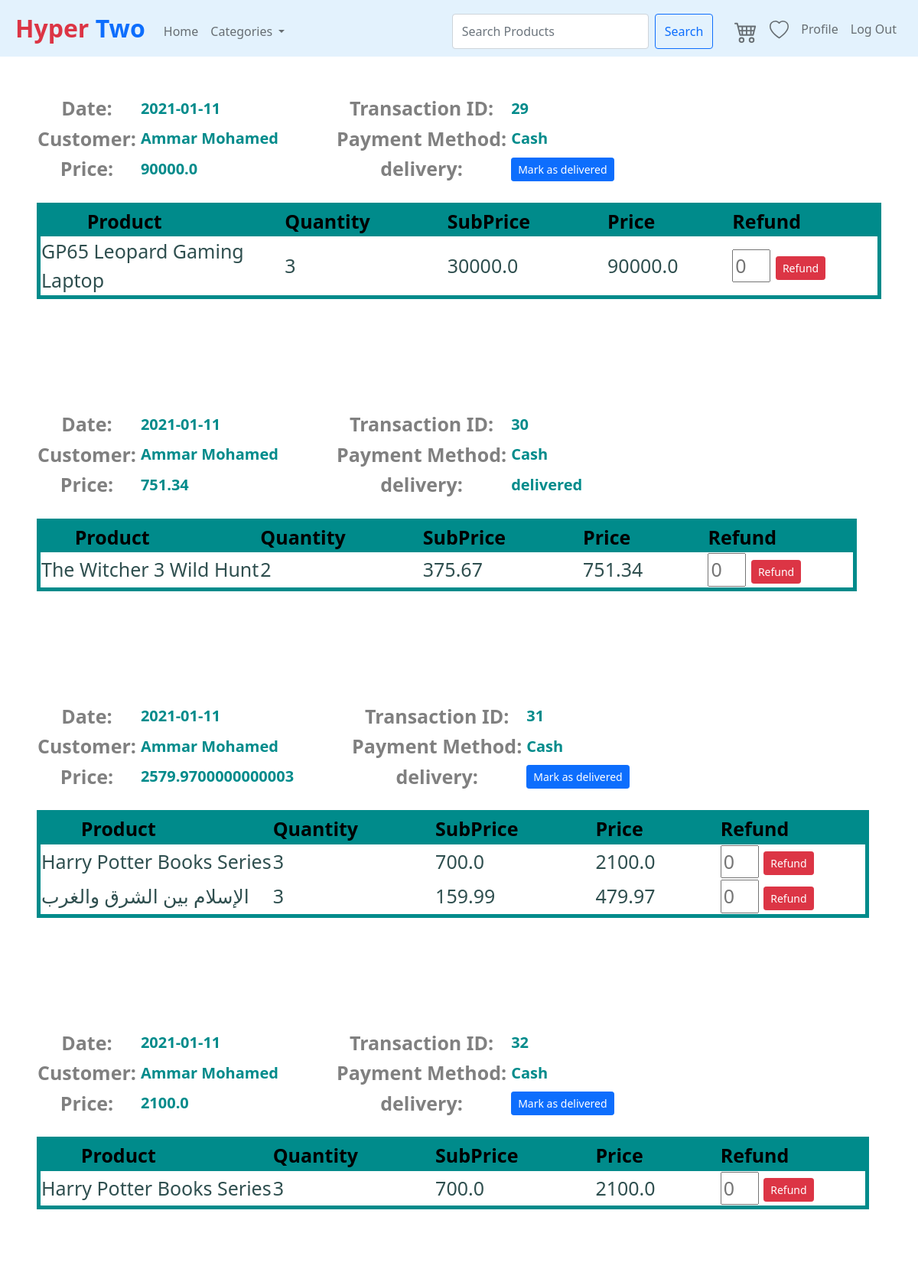
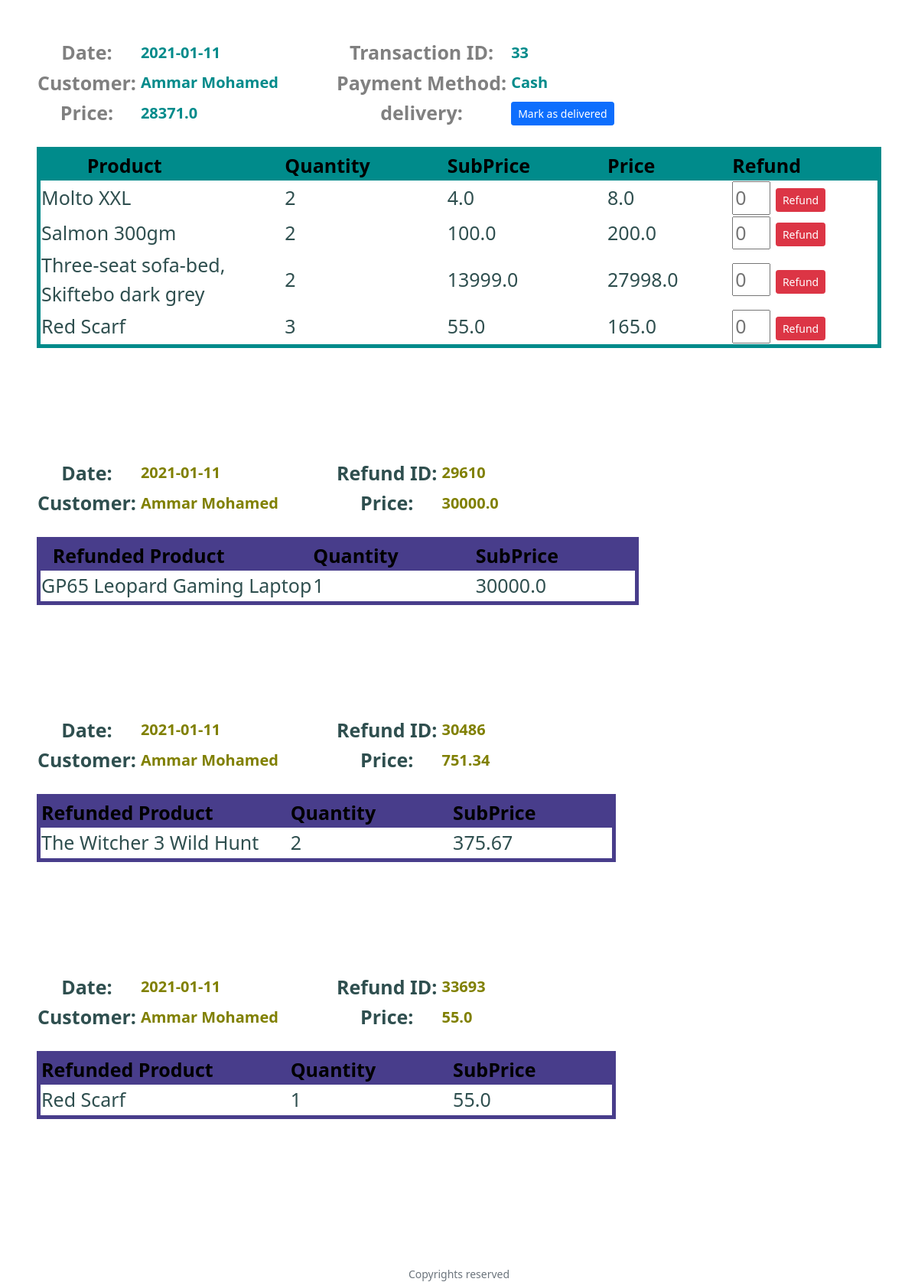
The page /Transactions (signed in) on the database its author committed (2 pictures, top to bottom).
### tables this page shows
CREATE TABLE Transactions (TransactionID INTEGER PRIMARY KEY AUTOINCREMENT UNIQUE NOT NULL, TransactionDate DATETIME, IsDelivered BOOLEAN, Price DOUBLE NOT NULL, PaymentMethod VARCHAR (100), CustomerID INT REFERENCES Customer (CustomerID) ON DELETE NO ACTION ON UPDATE CASCADE NOT NULL);

CREATE TABLE Customer (CustomerID INTEGER PRIMARY KEY AUTOINCREMENT UNIQUE NOT NULL, Username VARCHAR (300) NOT NULL UNIQUE, Password VARCHAR (300) NOT NULL, FirstName VARCHAR (300) NOT NULL, LastName VARCHAR (300) NOT NULL, Address VARCHAR (500), PhoneNumber VARCHAR (20), RegisterationCode VARCHAR (30) UNIQUE, CodeShares INT, PromoCode VARCHAR (300), VoucherValue INT);

CREATE TABLE Transaction_Contains_Products (TransactionID INT NOT NULL, ProductID INT NOT NULL, Quantity INT NOT NULL, BuyPrice DOUBLE NOT NULL, PRIMARY KEY (TransactionID, ProductID), FOREIGN KEY (TransactionID) REFERENCES Transactions (TransactionID) ON DELETE CASCADE ON UPDATE CASCADE, FOREIGN KEY (ProductID) REFERENCES Product ON DELETE NO ACTION ON UPDATE NO ACTION);

CREATE TABLE Product (ProductID INTEGER PRIMARY KEY AUTOINCREMENT NOT NULL UNIQUE, ProductName VARCHAR (300) NOT NULL UNIQUE, ProductDescription VARCHAR (5000), Price DOUBLE NOT NULL, Quantity INT NOT NULL, Rating DOUBLE CHECK (Rating >= 0 and Rating < 6), ImageURL VARCHAR (1000), SupplierID INT NOT NULL REFERENCES Suppliers (SupplierID), CategoryID INT NOT NULL REFERENCES Categories (CategoryID) ON DELETE CASCADE ON UPDATE CASCADE);

CREATE TABLE RefundProducts (RefundID INT NOT NULL, ProductID INT NOT NULL, Quantity INT NOT NULL, Price DOUBLE NOT NULL, PRIMARY KEY (RefundID, ProductID), FOREIGN KEY (RefundID) REFERENCES Refunds (RefundID) ON DELETE CASCADE ON UPDATE CASCADE, FOREIGN KEY (ProductID) REFERENCES Product ON DELETE NO ACTION ON UPDATE NO ACTION);

CREATE TABLE Refunds (RefundID INTEGER PRIMARY KEY AUTOINCREMENT UNIQUE NOT NULL, Price DOUBLE NOT NULL, DateRefunded DATETIME, TransactionID INT REFERENCES Transactions (TransactionID) ON DELETE RESTRICT ON UPDATE NO ACTION NOT NULL);

### application.py (the view, shortened to what this page needs)
@app.route("/Transactions", methods=["GET", "POST"])
@login_required
def Transactions():
    categories=GetCategories()
    rows = db.execute("SELECT * FROM Transactions WHERE CustomerID = :id",
                         id=session["user_id"])
    CustomerInfo = db.execute("SELECT * FROM Customer WHERE CustomerID = :id",
                        id=session["user_id"])
    TransConPros = []
    for row in rows:
        TransConPros.append(db.execute("SELECT T.TransactionID, T.ProductID, T.Quantity, P.ProductName, P.ProductID, T.BuyPrice FROM Transaction_Contains_Products as T, Product as P WHERE T.TransactionID = :id and T.ProductID=P.ProductID",
        id= row["TransactionID"]))
    Product = []
    for TransConPro in TransConPros:
        for row in TransConPro:
            Product.append(db.execute("SELECT * FROM Product WHERE ProductID = :id",
            id= row["ProductID"]))
    Refunds = []
    for row in rows:
        Refunds.append(db.execute("SELECT * FROM Refunds WHERE TransactionID = :id",
        id= row["TransactionID"]))
    Refund_Product = []
    for Refund in Refunds:
        for Ref in Refund:
            Refund_Product.append(db.execute("SELECT R.RefundID, R.ProductID, R.Quantity, P.ProductName, R.Price, P.ProductID FROM RefundProducts as R, Product as P WHERE RefundID = :id and R.ProductID=P.ProductID",
            id= Ref["RefundID"]))
    return render_template("Transactions.html" ,categories=categories,CustomerInfo = CustomerInfo ,
    rows = rows , TransConPros = TransConPros , Product = Product , Refunds = Refunds , Refund_Product =Refund_Product)

### application.py (called while the page is built)
@app.after_request
def after_request(response):
    response.headers["Cache-Control"] = "no-cache, no-store, must-revalidate"
    response.headers["Expires"] = 0
    response.headers["Pragma"] = "no-cache"
    return response

def GetCategories():
    categories=db.execute("Select * from Categories order by CategoryName")
    today = date.today()
    saleproducts = db.execute("SELECT * FROM In_Sale_Products")
    for product in saleproducts:
        prodid=product["ProductID"]
        productdate = product["SaleEndDate"].split("-")
        productdate = date(int(productdate[0]),int(productdate[1]),int(productdate[2]))
        if productdate < today:
            query = db.execute("DELETE FROM In_Sale_Products WHERE ProductID= :prodid",prodid=prodid)
    return categories

### helpers.py (called while the page is built)
def login_required(f):
    @wraps(f)
    def decorated_function(*args, **kwargs):
        if session.get("user_id") is None:
            return redirect("/login")
        return f(*args, **kwargs)
    return decorated_function

### templates/Transactions.html (shortened to what this page needs)
{% extends "layout.html" %}
{% block main %}
{% for row in rows%}
    <table class = "TransactionH">
        <thead class = "Head">
            <tr class = "H1">
                <th class = "Const"> Date: </th>
                <th class = "Var"> {{row.TransactionDate}} </th>
                <th class = "Const"> Transaction ID: </th>
                <th class = "Var"> {{row.TransactionID}} </th>
            </tr>
            <tr class = "H2">
                <th class = "Const"> Customer: </th>
                <th class = "Var"> {{CustomerInfo[0].FirstName}} {{CustomerInfo[0].LastName}} </th>
                <th class = "Const"> Payment Method: </th>
                <th class = "Var"> {{row.PaymentMethod}} </th>
            </tr>
            <tr class = "H3">
                <th class = "Const"> Price: </th>
                <th class = "Var"> {{row.Price}} </th>
                <th class = "Const"> delivery: </th>
                <th class = "Var">
                {%if not row.IsDelivered%}
                <form action="/Transactions" method="post">
                    <button class="btn btn-sm btn-primary" type="submit">Mark as delivered</button>
                </form>
                {%else%}
                delivered
                    {%endif%}
                </th>
            </tr>
        </thead>
    </table>
    <br>
    <table class = "TransactionB">
        <thead>
            <tr>
                <th class = "Fix"> Product </th>
                <th class = "Fix"> Quantity </th>
                <th class = "Fix"> SubPrice </th>
                <th class = "Fix"> Price </th>
                <th class = "Fix"> Refund </th>
            </tr>
        </thead>
        <tbody>
            {% for Trans in TransConPros %}
                {% for Tran in Trans %}
                        {% if row.TransactionID == Tran.TransactionID %}
                            <tr class = "T1R1">
                            <td> {{ Tran.ProductName }} </td>
                            <td> {{ Tran.Quantity }} </td>
                            <td> {{ Tran.BuyPrice }} </td>
                            <td> {{ Tran.Quantity * Tran.BuyPrice }} </td>
                            <td>
                                    <form action="/Transactions" method="post">
                                        <input type="number" name="Refund_Quantity" min="1" placeholder="0" style="width: 50px" required />
                                        <button class="btn btn-sm btn-danger" type="submit">Refund</button>
                                    </form>
                            </td>
                        </tr>
                        {% endif %}
                {% endfor %}
            {% endfor %}
        </tbody>
    </table>
<br><br><br><br><br><br>
{% endfor %}
{% for Refund in Refunds%}
    {% for Ref in Refund%}
        {% for Refund_Prod in Refund_Product %}
            {% for Refund_Pro in Refund_Prod %}
                {% if Refund_Pro.RefundID == Ref.RefundID%}
                <table class = "RefundH">
                    <thead class = "Head">
                        <tr class = "H1">
                            <th class = "ConstR"> Date: </th>
                            <th class = "VarR"> {{Ref.DateRefunded}} </th>
                            <th class = "ConstR"> Refund ID: </th>
                            <th class = "VarR"> {{Ref.RefundID}} </th>
                        </tr>
                        <tr class = "H2">
                            <th class = "ConstR"> Customer: </th>
                            <th class = "VarR"> {{CustomerInfo[0].FirstName}} {{CustomerInfo[0].LastName}} </th>
                            <th class = "ConstR"> Price: </th>
                            <th class = "VarR"> {{Ref.Price}} </th>
                        </tr>
                    </thead>
                </table>
    <br>
    <table class = "RefundB">
        <thead>
            <tr>
                <th class = "FixR"> Refunded Product </th>
                <th class = "FixR"> Quantity </th>
                <th class = "FixR"> SubPrice </th>
            </tr>
        </thead>
        <tbody>
             {% for Refund_Prod in Refund_Product %}
                 {% for Refund_Pro in Refund_Prod %}
                        {% if Refund_Pro.RefundID == Ref.RefundID%}
                            <tr class = "T1R1">
                                <td> {{ Refund_Pro.ProductName }} </td>
                                <td> {{ Refund_Pro.Quantity }} </td>
                                <td> {{ Refund_Pro.Price }} </td>
                            </tr>
                        {% endif %}
                {% endfor %}
            {% endfor %}
        </tbody>
    </table>
<br><br><br><br><br><br>
                {% endif %}
            {%endfor%}
        {%endfor%}
    {%endfor%}
{% endfor %}
{% endblock %}

### templates/layout.html (shortened to what this page needs)
<!DOCTYPE html>
<html lang="en">
    <head>
        <link href="https://cdn.jsdelivr.net/npm/bootstrap@5.0.0-beta1/dist/css/bootstrap.min.css" rel="stylesheet">
        <link rel="stylesheet" href="https://cdnjs.cloudflare.com/ajax/libs/font-awesome/4.7.0/css/font-awesome.min.css">
        <link href="/static/styles.css" rel="stylesheet">
    </head>
    <body>
        <nav class="navbar navbar-expand-md navbar-light" style="background-color: #e3f2fd;">
            <a class="navbar-brand" href="/"><span class="text-danger">Hyper </span><span class="text-primary">Two</span> </a>
            <ul class="navbar-nav mr-auto mt-2">
                <li class="nav-item"><a class="nav-link" href="/">Home</a></li>
                <li class="nav-item dropdown">
                    <a class="nav-link dropdown-toggle" href="#" id="navbarDropdownMenuLink" role="button" data-bs-toggle="dropdown" aria-expanded="false">
                      Categories
                    </a>
                </li>
            </ul>
            <ul class="navbar-nav ml-auto mt-2" style="position: Absolute; right: 20px;">
                <form class="d-flex" action="/search" method="get" style="padding-right: 20px;">
                    <input class="form-control me-2" name="search_for" type="search" placeholder="Search Products" aria-label="Search">
                    <button class="btn btn-outline-primary" type="submit">Search</button>
                  </form>
                {% if session.user_id %}
                        <li class="nav-item"><a class="nav-link" href="/cart"></a></li>
                          <li class="nav-item"><a class="nav-link" href="/wishlist"></a></li>
                        <li class="nav-item"><a class="nav-link" href="/Profile">Profile</a></li>
                        <li class="nav-item"><a class="nav-link" href="/logout">Log Out</a></li>
                {% else %}
                        <li class="nav-item"><a class="nav-link" href="/register">Register</a></li>
                        <li class="nav-item"><a class="nav-link" href="/login">Log In</a></li>
                {% endif %}
             </ul>
        </nav>
        <main class="container-fluid p-5">
            {% block main %}{% endblock %}
        </main>
        <footer class="small text-center text-muted">
            Copyrights reserved
        </footer>
    </body>
</html>

### static/styles.css (style rules this page uses)
body { perspective: 1000px; transform-style: preserve-3d; }
nav .navbar-brand { font-size: xx-large; padding-left: 20px; font-weight: bolder; }
main { overflow-x: auto; text-align: center; }
main th.Const { font-size: 25px; color:grey; padding-right:5px; }
main th.Var { font-size: 20px; color:darkcyan; padding-right:75px; text-align: left; }
main th.Fix { font-size: 25px; color:rgb(0, 0, 0); padding-right:100px; background-color:darkcyan; }
main table.TransactionB { border: 5px solid darkcyan; }
main tbody { font-weight: 500; font-size: 25px; color:darkslategray; text-align: left; }
main button { background-color: #537fbe; text-align: left; }
main th.ConstR { font-size: 25px; color:darkslategrey; padding-right:5px; }
main th.VarR { font-size: 20px; color:olive; padding-right:75px; text-align: left; }
main th.FixR { font-size: 25px; color:rgb(0, 0, 0); padding-right:100px; background-color:darkslateblue; }
main table.RefundB { border: 5px solid darkslateblue; }

### rows shown on the page
Transactions: TransactionDate "2021-01-11", TransactionID "29", PaymentMethod "Cash", Price "90000.0"
Customer: FirstName "Ammar", LastName "Mohamed"
Transaction_Contains_Products: ProductName "GP65 Leopard Gaming Laptop", Quantity "3", BuyPrice "30000.0", Tran.Quantity*Tran.BuyPrice "90000.0"
Transactions: TransactionDate "2021-01-11", TransactionID "30", PaymentMethod "Cash", Price "751.34", IsDelivered "delivered"
Transaction_Contains_Products: ProductName "The Witcher 3 Wild Hunt", Quantity "2", BuyPrice "375.67", Tran.Quantity*Tran.BuyPrice "751.34"
Transactions: TransactionDate "2021-01-11", TransactionID "31", PaymentMethod "Cash", Price "2579.9700000000003"
Transaction_Contains_Products: ProductName "Harry Potter Books Series", Quantity "3", BuyPrice "700.0", Tran.Quantity*Tran.BuyPrice "2100.0"
Transaction_Contains_Products: ProductName "الإسلام بين الشرق والغرب", Quantity "3", BuyPrice "159.99", Tran.Quantity*Tran.BuyPrice "479.97"
Transactions: TransactionDate "2021-01-11", TransactionID "32", PaymentMethod "Cash", Price "2100.0"
Transaction_Contains_Products: ProductName "Harry Potter Books Series", Quantity "3", BuyPrice "700.0", Tran.Quantity*Tran.BuyPrice "2100.0"
Transactions: TransactionDate "2021-01-11", TransactionID "33", PaymentMethod "Cash", Price "28371.0"
Transaction_Contains_Products: ProductName "Molto XXL", Quantity "2", BuyPrice "4.0", Tran.Quantity*Tran.BuyPrice "8.0"
Transaction_Contains_Products: ProductName "Salmon 300gm", Quantity "2", BuyPrice "100.0", Tran.Quantity*Tran.BuyPrice "200.0"
Transaction_Contains_Products: ProductName "Three-seat sofa-bed, Skiftebo dark grey", Quantity "2", BuyPrice "13999.0", Tran.Quantity*Tran.BuyPrice "27998.0"
Transaction_Contains_Products: ProductName "Red Scarf", Quantity "3", BuyPrice "55.0", Tran.Quantity*Tran.BuyPrice "165.0"
Refunds: DateRefunded "2021-01-11", RefundID "29610", Price "30000.0"
RefundProducts: ProductName "GP65 Leopard Gaming Laptop", Quantity "1", Price "30000.0"
Refunds: DateRefunded "2021-01-11", RefundID "30486", Price "751.34"
RefundProducts: ProductName "The Witcher 3 Wild Hunt", Quantity "2", Price "375.67"
Refunds: DateRefunded "2021-01-11", RefundID "33693", Price "55.0"
RefundProducts: ProductName "Red Scarf", Quantity "1", Price "55.0"
